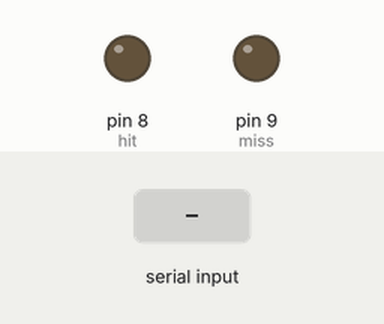
Recording of a sketch running on a simulated Arduino Uno, built with avr-gcc and run on an emulated ATmega328P. Shown: output pins drawn as LEDs (lit = HIGH). Inputs (shaded band) come from the test bench.

Above: at 1.2 s.
1.3 s: "1" received over Serial
At 2.1 s:
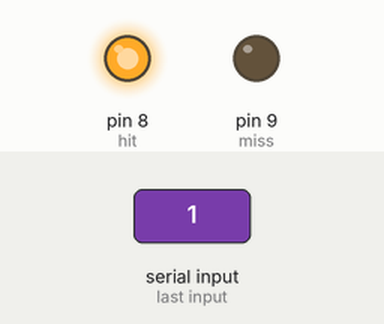
4.3 s: "0" received over Serial
At 6.1 s:
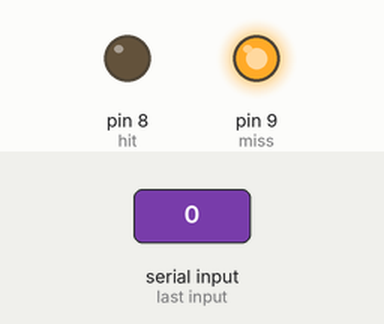
7.3 s: "2" received over Serial
At 8.4 s:
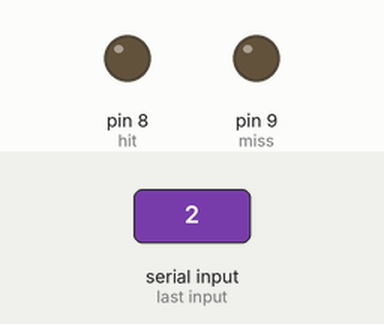
Timing chart, 0 to 10.3 s (numbered marks = the images above; inputs shaded):
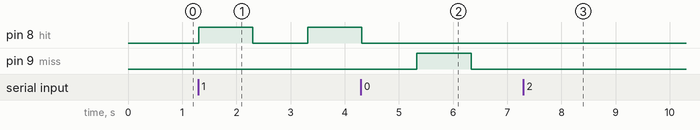

Measured:
- after the input at 1.3 s, pin 8 (hit): LOW → HIGH at once, → LOW 1.0 s later, → HIGH 1.0 s later
- after the input at 4.3 s, pin 8 (hit): goes on until 4.3 s, then stays LOW; pin 9 (miss): LOW → HIGH after 1.0 s, → LOW 1.0 s later
- after the input at 7.3 s, pin 9 (miss): stops changing and stays LOW

The sketch:

battleships.ino
```cpp
char val; // Data received from the serial port
int hit = 8; // green LED
int miss = 9; //yellow LED
void setup() {
  pinMode(hit, OUTPUT);
  pinMode(miss, OUTPUT);// Set pin as OUTPUT
  Serial.begin(9600); // Start serial communication at 9600 bps
}

void loop() {
  if (Serial.available())
  { // If data is available to read,
    val = Serial.read(); // read it and store it in val
  }
  if (val == '1')
  { // If 1 was received (if it's a hit)
    digitalWrite(hit, HIGH); // turn the LED on
    delay (1000);
    digitalWrite(hit, LOW); // turn the LED off
    delay (1000); //makes the LED blink
  } else {
    digitalWrite(hit, LOW); // otherwise turn it off
  }
  delay(10); // Wait 10 milliseconds for next reading

  if (val == '0')
  { // If 0 was received (if it's a miss)
    digitalWrite(miss, HIGH); // turn the LED on
    delay (1000);
    digitalWrite(miss, LOW); // turn the LED on
    delay (1000); //makes the LED blink
  } else {
    digitalWrite(miss, LOW); // otherwise turn it off
  }


}
```
